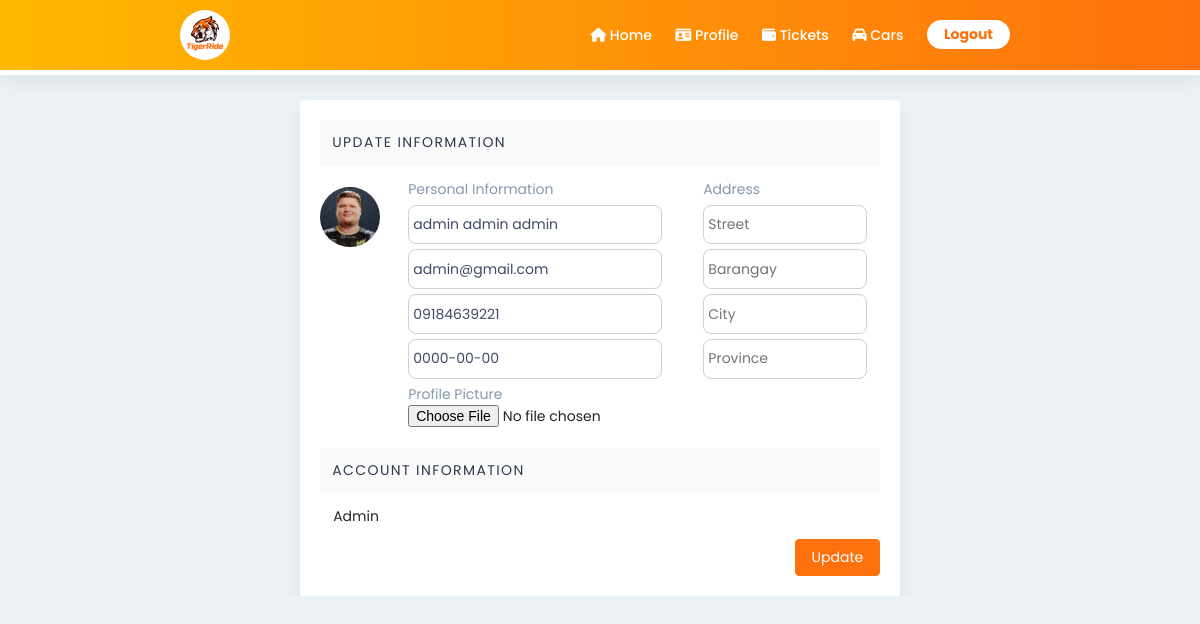
/profile.php (signed in), run on the app's committed database.
### tables this page shows
CREATE TABLE `users` (
  `uID` int(11) NOT NULL,
  `fname` varchar(50) DEFAULT NULL,
  `mname` varchar(50) DEFAULT NULL,
  `lname` varchar(50) DEFAULT NULL,
  `uPhone` char(13) DEFAULT NULL,
  `birthday` date NOT NULL,
  `street` varchar(50) NOT NULL,
  `brgy` varchar(50) NOT NULL,
  `city` varchar(50) NOT NULL,
  `prov` varchar(50) NOT NULL,
  `uEmail` varchar(255) DEFAULT NULL,
  `uPswd` varchar(255) DEFAULT NULL,
  `uType` varchar(50) DEFAULT NULL,
  `ticket_bal` int(11) NOT NULL,
  `lic_no` char(13) DEFAULT NULL,
  `applicant` tinyint(4) NOT NULL DEFAULT 0,
  `user_status` varchar(50) NOT NULL,
  `alert` tinyint(1) NOT NULL DEFAULT 0,
  `prof_path` varchar(255) NOT NULL DEFAULT 'default.jpg'
);

### profile.php (the view, shortened to what this page needs)
<!DOCTYPE html>
<html lang="en">
<head>
    <link rel="stylesheet" href="utilities.css">
    <link rel="stylesheet" href="flex.css">
    <link rel="stylesheet" href="style.css">
</head>
<body>
    <?php
        require 'dbcon.php';
        include 'header.php';
        $id = $_SESSION['uID'];
        $query = "SELECT * FROM users WHERE uID=$id";
        $result = mysqli_query($con, $query);
        $row = mysqli_fetch_assoc($result);
    ?>
    <div class="container" style="width: 50%; margin: 0 auto; margin-top: 100px; text-align: left; overflow:hidden;">
        <div class="heading">
            <p class="main-text">UPDATE INFORMATION</p>
        </div>
        <form action="./script/update.php" method="POST" enctype="multipart/form-data">
            <div class="flex">
                <div>
                    <br>
                    <img src="./img/<?php echo $row['prof_path'];?>" alt="" style="width: 60px; border-radius: 60px; object-fit: cover; height: 60px;">
                </div>
                <div class="text-div" style="width: 50%;">
                    <p>Personal Information</p>
                    <input type="text" name="uFName" id="" required placeholder="First Name" class="text-box" value="<?php echo $row['fname']." ".$row['mname']." ".$row['lname'];?>" readonly>
                    <input type="email" name="uEmail" id="" readonly placeholder="Email Address" class="text-box" value="<?php echo $row['uEmail'];?>">
                    <input type="tel" name="uPhone" id="" required placeholder="Phone Number" class="text-box" value="<?php echo $row['uPhone'];?>">
                    <input placeholder="Birthday" class="text-box" type="text" onfocus="(this.type='date')" onblur="(this.type='text')" id="date" name="bday" value="<?php echo $row['birthday'];?>" required readonly/>
                    <p>Profile Picture</p>
                    <input type="file" name="file" id="" accept="image/png, image/gif, image/jpeg">
                </div>
                <div class="text-div" style="width: 50%;">
                    <p>Address</p>
                    <input type="text" name="street" id="" required placeholder="Street" class="text-box" value="<?php echo $row['street'];?>">
                    <input type="text" name="brgy" id="" required placeholder="Barangay" class="text-box" value="<?php echo $row['brgy'];?>">
                    <input type="text" name="city" id="" required placeholder="City" class="text-box" value="<?php echo $row['city'];?>">
                    <input type="text" name="prov" id="" required placeholder="Province" class="text-box" value="<?php echo $row['prov'];?>">
                </div>
            </div>
            <br>
            <div>
                <div class="heading">
                    <p class="main-text">ACCOUNT INFORMATION</p>
                </div>
                <div class="flex col main-left text-div">
                    <?php
                        echo $_SESSION['uType']
                    ?>
                </div>
            </div>
            <input type="submit" value="Update" class="input-btn" name="submit" style="float: right; display: block;">
        </form>
    </div>
</body>
</html>

### utilities.css (style rules this page uses)
:root { --primary: #fff; --secondary: #EBF1F4; --accent: #ff710d; }
* { margin: 0; padding: 0; font-family: 'Poppins', sans-serif; font-size: 14px; box-sizing: border-box; }
p { color: #8798ad; }
html { scroll-behavior: smooth; }
html,body { overflow-x: hidden; }
body { background-color: #EBF1F4; scroll-snap-type: y mandatory; }
.container { padding: 1.25em 0.9em; background-color: #fff; border-radius: 3px; width: 90%; }
.text-box { color: #363d55; border: 1px solid #d0d0d0; padding: 0.6em 0.3em; width: 100%; display: block; border-radius: 0.3em; outline: none; margin-bottom: 0.6em; }
.input-btn { font-size: 1em; margin-top: 0.8em; background-color: #ff710d; border: none; outline: none; color: #fff; padding: 0.6em 1.2em; border-radius: 0.3em; cursor: pointer; text-decoration: none; transition: 0.5s; }
.heading { background: rgba(0,0,0,.02); color: rgba(0,0,0,.87); font-size: 1.125rem; padding: 0.875rem; text-transform: capitalize; letter-spacing: 0.1rem; }
.text-div { padding: 0.9375rem 0.9375rem 0; }
.main-text { color: #2f394e; }
.flex { display: flex; }

### flex.css (style rules this page uses)
.flex { display: flex; gap: 15px; }
.col { flex-direction: column; }
.main-left { justify-content: flex-start; }

### style.css (style rules this page uses)
* { font-family: 'Poppins', sans-serif; font-size: 14px; }
body { margin: 0px; background-color: #EBF1F4; }
.container { background-color: white; margin: auto; min-width: 35%; max-width: 75%; padding: 20px; border-radius: 3px; text-align: center; box-shadow: 0 0.6em 1.2em rgba(28, 0, 80, 0.06); }
.text-box { margin: 5px 0; width: 100%; padding: 0.6em 0.3em; border-radius: 8px; box-sizing:border-box; color: #414a67; border: 1px solid #d0d0d0; }

### header.css (style rules this page uses)
body { color: #212529; }

### data on the page
users: prof_path (placeholder picture), uFName "admin admin admin", uEmail "admin@gmail.com", uPhone "09184639221", bday "0000-00-00"

### other printed values
$_SESSION['uType'] "Admin"
